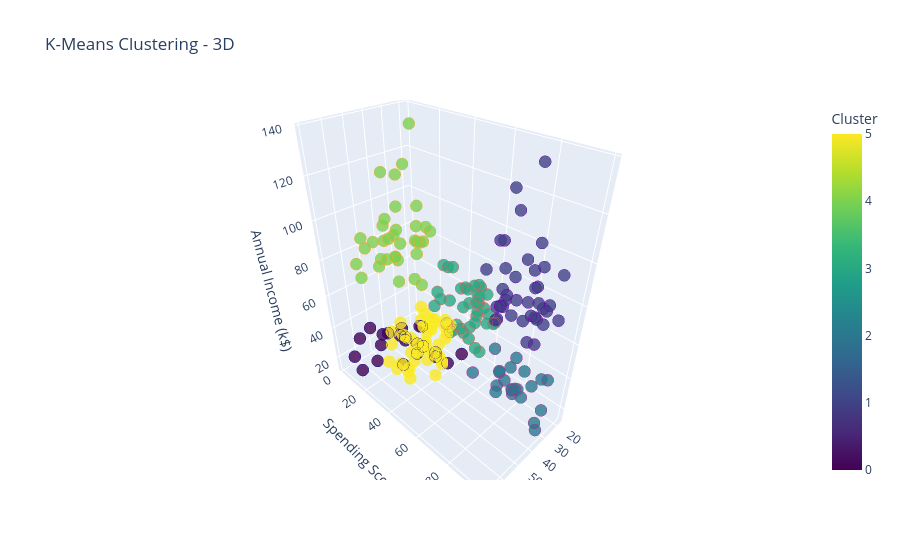

Notebook cell for this chart:
### Markdown cell above
#### Biểu diễn kết quả gom cụm bằng biểu đồ 3D

### Code cell
print("NguyenDucTinh - 6451071077")

# Tạo biểu đồ phân cụm 3D
trace1 = go.Scatter3d(

    # Trục X: Tuổi
    x=data['Age'],

    # Trục Y: Điểm mua sắm
    y=data['Spending Score (1-100)'],

    # Trục Z: Thu nhập hằng năm
    z=data['Annual Income (k$)'],

    mode='markers',

    marker=dict(

        # Màu sắc theo nhãn cụm
        color=data['label3'],

        # Kích thước điểm
        size=7,

        # Viền điểm dữ liệu
        line=dict(
            color=data['label3'],
            width=1
        ),

        opacity=0.8,

        colorscale='Viridis',

        colorbar=dict(
            title='Cluster'
        )
    )
)

# Tập hợp dữ liệu biểu đồ
dat = [trace1]

# Thiết lập bố cục
layout = go.Layout(

    title='K-Means Clustering - 3D',

    scene=dict(

        xaxis=dict(
            title='Age'
        ),

        yaxis=dict(
            title='Spending Score'
        ),

        zaxis=dict(
            title='Annual Income (k$)'
        )
    )
)

# Tạo biểu đồ
fig = go.Figure(
    data=dat,
    layout=layout
)

# Hiển thị biểu đồ 3D
fig.show()

### Figure 1 — Plotly figure (JSON) as saved in the notebook; plotly's stock layout.template omitted (floating-point values rounded to 4 significant figures; data arrays with more than 128 entries replaced by an {"elided": "..."} marker saying what was removed)
{"data": [{"marker": {"color": {"elided": "200 int values"}, "colorbar": {"title": {"text": "Cluster"}}, "colorscale": [[0, "#440154"], [0.1111, "#482878"], [0.2222, "#3e4989"], [0.3333, "#31688e"], [0.4444, "#26828e"], [0.5556, "#1f9e89"], [0.6667, "#35b779"], [0.7778, "#6ece58"], [0.8889, "#b5de2b"], [1, "#fde725"]], "line": {"color": {"elided": "200 int values"}, "width": 1}, "opacity": 0.8, "size": 7}, "mode": "markers", "type": "scatter3d", "x": {"elided": "200 int values"}, "y": {"elided": "200 int values"}, "z": {"elided": "200 int values"}}], "layout": {"scene": {"xaxis": {"title": {"text": "Age"}}, "yaxis": {"title": {"text": "Spending Score"}}, "zaxis": {"title": {"text": "Annual Income (k$)"}}}, "title": {"text": "K-Means Clustering - 3D"}}}
